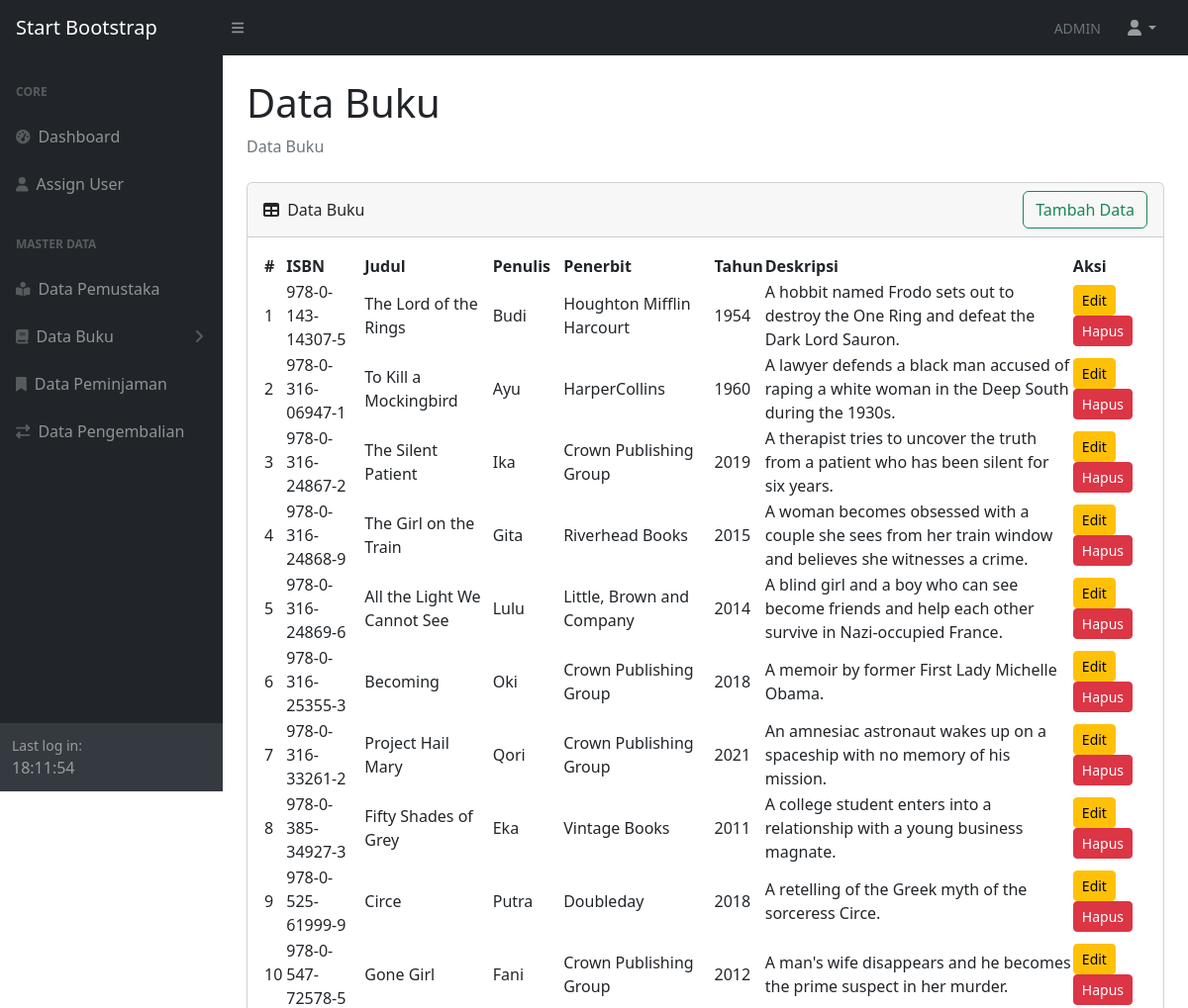
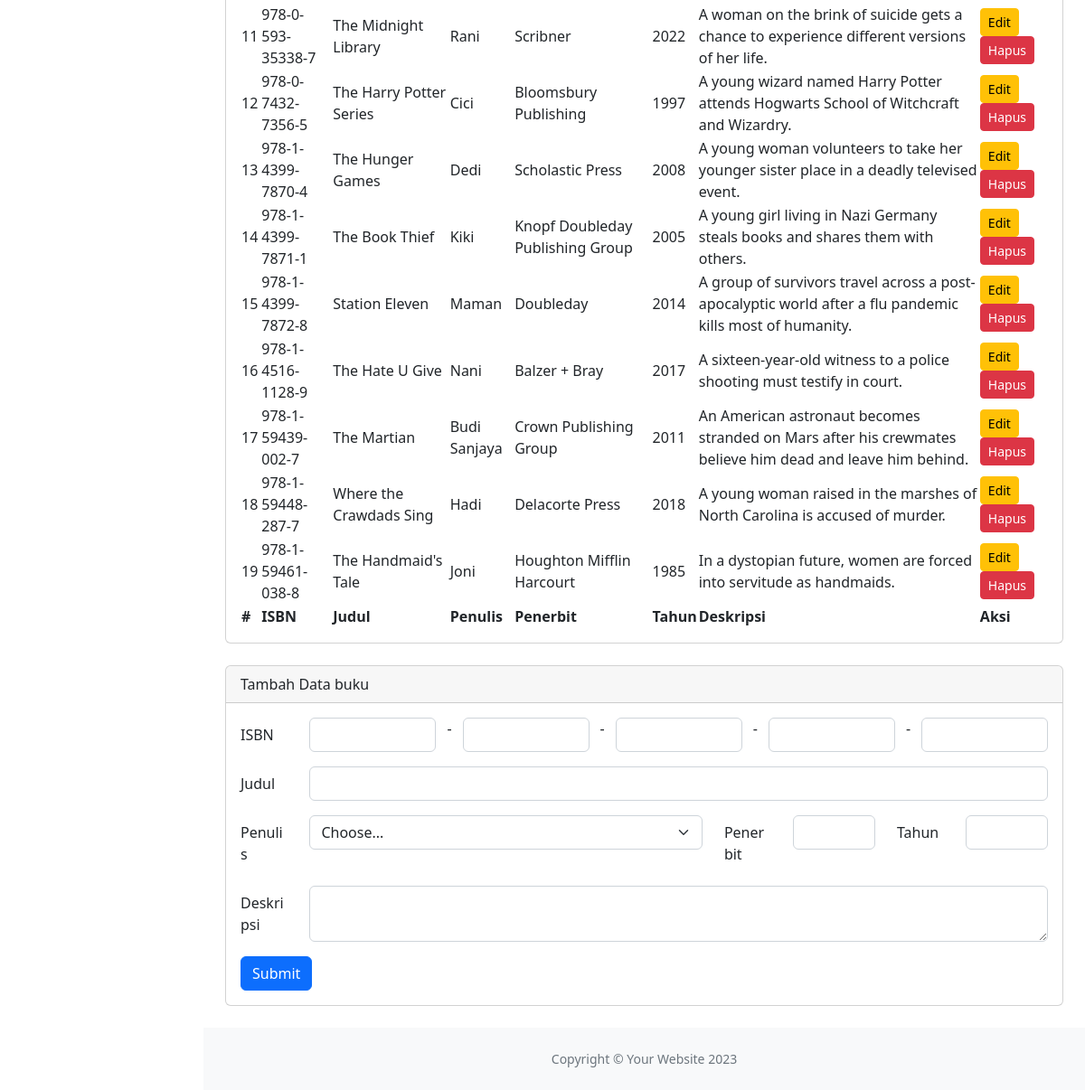
Page /admin/buku/index.php (signed in) on the committed database (2 pictures, top to bottom).
### tables this page shows
CREATE TABLE `buku` (
  `ISBN` char(18) NOT NULL,
  `NAMA` varchar(30) DEFAULT NULL,
  `ID_PENULIS` int DEFAULT NULL,
  `PENERBIT` varchar(225) DEFAULT NULL,
  `TAHUN` year DEFAULT NULL,
  `DESKRIPSI` text,
  `FOTO` text
);

CREATE TABLE `penulis` (
  `ID` int NOT NULL,
  `NAMA` varchar(20) DEFAULT NULL,
  `EMAIL` varchar(225) DEFAULT NULL
);

### admin/buku/index.php (the view, shortened to what this page needs)
<?php
include '../include/header.php';
?>
<div class="container-fluid px-4">
   <h1 class="mt-4">Data Buku</h1>
   <ol class="breadcrumb mb-4">
      <li class="breadcrumb-item active">Data Buku</li>
   </ol>
   <div class="card mb-4">
      <div class="card-header d-flex justify-content-between align-items-center">
         <div>
            <i class="fas fa-table me-1"></i>
            Data Buku
         </div>
         <a href="#tambahbuku" class="btn btn-outline-success">Tambah Data</a>
      </div>
      <div class="card-body">
         <table id="datatablesSimple">
            <thead>
               <tr>
                  <th>#</th>
                  <th></th>
                  <th>ISBN</th>
                  <th>Judul</th>
                  <th>Penulis</th>
                  <th>Penerbit</th>
                  <th>Tahun</th>
                  <th>Deskripsi</th>
                  <th>Aksi</th>
               </tr>
            </thead>
            <tfoot>
               <tr>
                  <th>#</th>
                  <th></th>
                  <th>ISBN</th>
                  <th>Judul</th>
                  <th>Penulis</th>
                  <th>Penerbit</th>
                  <th>Tahun</th>
                  <th>Deskripsi</th>
                  <th>Aksi</th>
               </tr>
            </tfoot>
            <tbody>
               <?php
               $buku = mysqli_query($conn, "SELECT ISBN, BUKU.NAMA AS NAMA_BUKU, PENULIS.NAMA AS NAMA_PENULIS, PENERBIT, TAHUN, DESKRIPSI, FOTO FROM BUKU, PENULIS WHERE BUKU.ID_PENULIS = PENULIS.ID;");
               $i = 1;
               while ($row = mysqli_fetch_assoc($buku)) {
               ?>
                  <tr>
                     <td><?= $i ?></td>
                     <td>
                     </td>
                     <td><?= $row['ISBN'] ?></td>
                     <td><?= $row['NAMA_BUKU'] ?></td>
                     <td><?= $row['NAMA_PENULIS'] ?></td>
                     <td><?= $row['PENERBIT'] ?></td>
                     <td><?= $row['TAHUN'] ?></td>
                     <td><?= $row['DESKRIPSI'] ?></td>
                     <td>
                        <a href="edit_buku.php?id=<?= $row['ISBN'] ?>" class="btn btn-sm btn-warning">Edit</a>
                        <a href="hapus_buku.php?id=<?= $row['ISBN'] ?>" class="btn btn-sm btn-danger">Hapus</a>
                     </td>
                  </tr>
               <?php
                  $i++;
               } ?>
            </tbody>
         </table>
      </div>
   </div>
   <div class="card mb-4" id="tambahbuku">
      <div class="card-header">
         Tambah Data buku
      </div>
      <div class="card-body">
         <form method="post" action="tambah_buku.php">
            <div class="row mb-3">
               <label for="nama" class="col-sm-1 col-form-label">ISBN</label>
               <div class="col">
                  <input type="text" class="form-control" maxlength="3" id="nama" name="isbn">
               </div>
               -
               <div class="col">
                  <input type="text" class="form-control" maxlength="3" name="isbn1">
               </div>
               -
               <div class="col">
                  <input type="text" class="form-control" maxlength="4" name="isbn2">
               </div>
               -
               <div class="col">
                  <input type="text" class="form-control" maxlength="2" name="isbn3">
               </div>
               -
               <div class="col">
                  <input type="text" class="form-control" maxlength="1" name="isbn4">
               </div>
            </div>
            <div class="row mb-3">
               <label for="nama" class="col-sm-1 col-form-label">Judul</label>
               <div class="col">
                  <input type="text" class="form-control" id="nama" name="judul">
               </div>
            </div>
            <div class="row mb-3">
               <label for="penulis" class="col-sm-1 col-form-label">Penulis</label>
               <div class="col-sm-6">
                  <select class="form-select" id="penulis" name="penulis">
                     <option value="" selected disabled>Choose...</option>
                  </select>
               </div>
               <label for="penerbit" class="col-sm-1 col-form-label">Penerbit</label>
               <div class="col">
                  <input type="text" class="form-control" id="penerbit" name="penerbit">
               </div>
               <label for="tahun" class="col-sm-1 col-form-label">Tahun</label>
               <div class="col">
                  <input type="text" class="form-control" id="tahun" name="tahun">
               </div>
            </div>
            <div class="row mb-3">
               <label for="deskripsi" class="col-sm-1 col-form-label">Deskripsi</label>
               <div class="col">
                  <textarea class="form-control" id="deskripsi" name="deskripsi"></textarea>
               </div>
            </div>
            <input type="submit" class="btn btn-primary" value="Submit" name="submit" />
         </form>
      </div>
   </div>
   <?php
   include '../include/footer.php';
   ?>

### rows in the picture
buku: ISBN "978-0-143-14307-5", NAMA "The Lord of the Rings", ID_PENULIS.NAMA "Budi", PENERBIT "Houghton Mifflin Harcourt", TAHUN "1954", DESKRIPSI "A hobbit named Frodo sets out to destroy the One Ring and defeat the Dark Lord Sauron."
buku: ISBN "978-0-316-06947-1", NAMA "To Kill a Mockingbird", ID_PENULIS.NAMA "Ayu", PENERBIT "HarperCollins", TAHUN "1960", DESKRIPSI "A lawyer defends a black man accused of raping a white woman in the Deep South during the 1930s."
buku: ISBN "978-0-316-24867-2", NAMA "The Silent Patient", ID_PENULIS.NAMA "Ika", PENERBIT "Crown Publishing Group", TAHUN "2019", DESKRIPSI "A therapist tries to uncover the truth from a patient who has been silent for six years."
buku: ISBN "978-0-316-24868-9", NAMA "The Girl on the Train", ID_PENULIS.NAMA "Gita", PENERBIT "Riverhead Books", TAHUN "2015", DESKRIPSI "A woman becomes obsessed with a couple she sees from her train window and believes she witnesses a crime."
buku: ISBN "978-0-316-24869-6", NAMA "All the Light We Cannot See", ID_PENULIS.NAMA "Lulu", PENERBIT "Little, Brown and Company", TAHUN "2014", DESKRIPSI "A blind girl and a boy who can see become friends and help each other survive in Nazi-occupied France."
buku: ISBN "978-0-316-25355-3", NAMA "Becoming", ID_PENULIS.NAMA "Oki", PENERBIT "Crown Publishing Group", TAHUN "2018", DESKRIPSI "A memoir by former First Lady Michelle Obama."
buku: ISBN "978-0-316-33261-2", NAMA "Project Hail Mary", ID_PENULIS.NAMA "Qori", PENERBIT "Crown Publishing Group", TAHUN "2021", DESKRIPSI "An amnesiac astronaut wakes up on a spaceship with no memory of his mission."
buku: ISBN "978-0-385-34927-3", NAMA "Fifty Shades of Grey", ID_PENULIS.NAMA "Eka", PENERBIT "Vintage Books", TAHUN "2011", DESKRIPSI "A college student enters into a relationship with a young business magnate."
buku: ISBN "978-0-525-61999-9", NAMA "Circe", ID_PENULIS.NAMA "Putra", PENERBIT "Doubleday", TAHUN "2018", DESKRIPSI "A retelling of the Greek myth of the sorceress Circe."
buku: ISBN "978-0-547-72578-5", NAMA "Gone Girl", ID_PENULIS.NAMA "Fani", PENERBIT "Crown Publishing Group", TAHUN "2012", DESKRIPSI "A man's wife disappears and he becomes the prime suspect in her murder."
buku: ISBN "978-0-593-35338-7", NAMA "The Midnight Library", ID_PENULIS.NAMA "Rani", PENERBIT "Scribner", TAHUN "2022", DESKRIPSI "A woman on the brink of suicide gets a chance to experience different versions of her life."
buku: ISBN "978-0-7432-7356-5", NAMA "The Harry Potter Series", ID_PENULIS.NAMA "Cici", PENERBIT "Bloomsbury Publishing", TAHUN "1997", DESKRIPSI "A young wizard named Harry Potter attends Hogwarts School of Witchcraft and Wizardry."
buku: ISBN "978-1-4399-7870-4", NAMA "The Hunger Games", ID_PENULIS.NAMA "Dedi", PENERBIT "Scholastic Press", TAHUN "2008", DESKRIPSI "A young woman volunteers to take her younger sister place in a deadly televised event."
buku: ISBN "978-1-4399-7871-1", NAMA "The Book Thief", ID_PENULIS.NAMA "Kiki", PENERBIT "Knopf Doubleday Publishing Group", TAHUN "2005", DESKRIPSI "A young girl living in Nazi Germany steals books and shares them with others."
buku: ISBN "978-1-4399-7872-8", NAMA "Station Eleven", ID_PENULIS.NAMA "Maman", PENERBIT "Doubleday", TAHUN "2014", DESKRIPSI "A group of survivors travel across a post-apocalyptic world after a flu pandemic kills most of humanity."
buku: ISBN "978-1-4516-1128-9", NAMA "The Hate U Give", ID_PENULIS.NAMA "Nani", PENERBIT "Balzer + Bray", TAHUN "2017", DESKRIPSI "A sixteen-year-old witness to a police shooting must testify in court."
buku: ISBN "978-1-59439-002-7", NAMA "The Martian", ID_PENULIS.NAMA "Budi Sanjaya", PENERBIT "Crown Publishing Group", TAHUN "2011", DESKRIPSI "An American astronaut becomes stranded on Mars after his crewmates believe him dead and leave him behind."
buku: ISBN "978-1-59448-287-7", NAMA "Where the Crawdads Sing", ID_PENULIS.NAMA "Hadi", PENERBIT "Delacorte Press", TAHUN "2018", DESKRIPSI "A young woman raised in the marshes of North Carolina is accused of murder."
buku: ISBN "978-1-59461-038-8", NAMA "The Handmaid's Tale", ID_PENULIS.NAMA "Joni", PENERBIT "Houghton Mifflin Harcourt", TAHUN "1985", DESKRIPSI "In a dystopian future, women are forced into servitude as handmaids."

### other values in the picture
$_SESSION['username'] "ADMIN"
date('H:i:s',$_SESSION['last_login']) "18:11:54"
